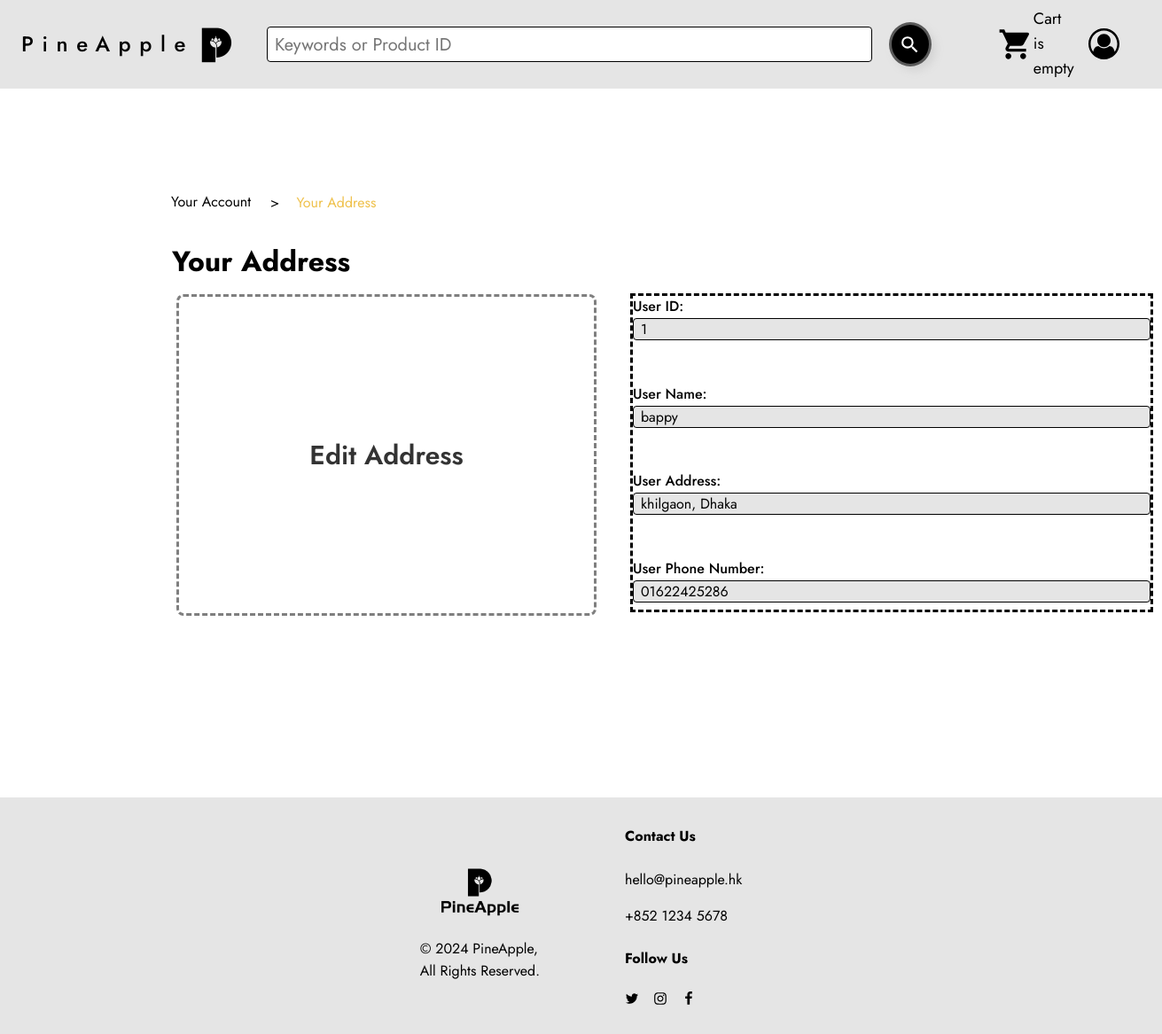
/my-address.php (signed in), run on the app's committed database.
### tables this page shows
CREATE TABLE IF NOT EXISTS `tbl_customer` (
  `id` int NOT NULL AUTO_INCREMENT,
  `name` varchar(255) NOT NULL,
  `address` text NOT NULL,
  `city` varchar(30) NOT NULL,
  `country` varchar(30) NOT NULL,
  `zip` varchar(30) NOT NULL,
  `phone` varchar(30) NOT NULL,
  `email` varchar(255) NOT NULL,
  `pass` varchar(32) NOT NULL,
  PRIMARY KEY (`id`)
);

### classess/Customer.php (called while the page is built, shortened)
<?php
$filepath = realpath(dirname(__FILE__));
include_once ($filepath.'/../lib/Database.php');
?>
<?php
class Customer{
	private $db;
	public function __construct()
	{
		$this->db = new Database();
	}
	public function getCustomerData($id){
		$query = "SELECT * FROM tbl_customer WHERE id = '$id'";
		$result = $this->db->select($query);
		return $result;
	}
}
?>

### lib/Database.php (called while the page is built, shortened)
<?php
Class Database{
 public $host   = DB_HOST;
 public $user   = DB_USER;
 public $pass   = DB_PASS;
 public $dbname = DB_NAME;
 public $link;
private function connectDB(){
 $this->link = new mysqli($this->host, $this->user, $this->pass,
  $this->dbname);
 }
public function select($query){
  $result = $this->link->query($query) or
   die($this->link->error.__LINE__);
  if($result->num_rows > 0){
    return $result;
  } else {
    return false;
  }
 }
}

### lib/Session.php (called while the page is built, shortened)
<?php
class Session{
 public static function get($key){
  if (isset($_SESSION[$key])) {
   return $_SESSION[$key];
  } else {
   return false;
  }
 }
}
?>

### my-address.php (the view, shortened to what this page needs)
<?php include 'inc/header.php'; ?>
      <div>
        <link href="./my-address.css" rel="stylesheet" /><div
        class="my-address-container"
        ><span class="my-address-text05"
          ><span>&gt;&nbsp; &nbsp; </span
          ><span class="my-address-text07">Your Address</span></span
        ><a href="personal-info.php" class="my-address-navlink3"
          >Your Account </a
        ><h1 class="my-address-text08">Your Address</h1
        ><a href="change-address1.php" class="my-address-navlink4 button"
          >Edit Address</a
        >
        <?php
    		    $id = Session::get("cmrId");
    		    $getdata = $cmr->getCustomerData($id);
    		    if ($getdata) {
    			    while ($result = $getdata->fetch_assoc()) {
    		 ?>
          <form action="" method="post">
            <div class="my-address-container03"
          ><div class="my-address-container04"
            ><div class="my-address-container05"
              ><div class="my-address-container06"
                ><span class="my-address-text09">User ID:&nbsp;</span></div
              ><div class="my-address-container07"
                ><input
                  name="id"
                  type="text"
                  disabled="true"
                  placeholder="1155173835"
                  value="<?php echo $result['id'];?>"
                  class="my-address-textinput1 input" /></div></div
            ><div class="my-address-container08"
              ><div class="my-address-container09"
                ><span class="my-address-text10">User Name:&nbsp;</span></div
              ><div class="my-address-container10"
                ><input
                  name="name"
                  type="text"
                  disabled="true"
                  value="<?php echo $result['name'];?>"
                  class="my-address-textinput2 input" /></div></div
            ><div class="my-address-container11"
              ><div class="my-address-container12"
                ><span class="my-address-text11">User Address:&nbsp;</span></div
              ><div class="my-address-container13"
                ><input
                  name="address"
                  type="text"
                  disabled="true"
                  value="<?php echo $result['address'];?>"
                  class="my-address-textinput3 input" /></div></div
            ><div class="my-address-container14"
              ><div class="my-address-container15"
                ><span class="my-address-text12"
                  >User Phone Number:&nbsp;</span
                ></div
              ><div class="my-address-container16"
                ><input
                  name="phone"
                  type="text"
                  disabled="true"
                  value="<?php echo $result['phone'];?>"
                  class="my-address-textinput4 input" /></div></div></div></div>
                  <?php }} ?>
                  </div
    ></div>
<?php include 'inc/footer.php'; ?>

### style.css (style rules this page uses)
:root { --dl-color-gray-500: #595959; --dl-color-gray-700: #999999; --dl-color-gray-900: #D9D9D9; --dl-color-gray-950: #e5e5e5ff; --dl-size-size-large: 144px; --dl-size-size-small: 48px; --dl-color-gray-black: #000000; --dl-color-gray-white: #FFFFFF; --dl-size-size-medium: 96px; --dl-size-size-xlarge: 192px; --dl-size-size-xsmall: 16px; --dl-space-space-unit: 16px; --dl-size-size-xxlarge: 288px; --dl-color-gray-black50: #00000080; --dl-color-gray-black60: #00000099; --dl-color-gray-black80: #000000cc; --dl-color-pallet-green: #dfe7ddff; --dl-size-size-maxwidth: 1328px; --dl-color-pallet-yellow: #efc14cff; --dl-radius-radius-round: 50%; --dl-color-pallet-warning: #c92323ff; --dl-space-space-halfunit: 8px; --dl-space-space-sixunits: 96px; --dl-space-space-twounits: 32px; --dl-radius-radius-radius2: 2px; --dl-radius-radius-radius4: 4px; --dl-radius-radius-radius8: 8px; --dl-space-space-fiveunits: 80px; --dl-space-space-fourunits: 64px; --dl-space-space-threeunits: 48px; --dl-space-space-oneandhalfunits: 24px; }
.button { color: var(--dl-color-gray-black80); cursor: pointer; display: flex; padding: 0.5rem 1rem; position: relative; box-sizing: border-box; font-style: normal; transition: 0.3s; align-items: flex-start; flex-shrink: 1; font-weight: 500; line-height: 14px; padding-top: 12px; border-color: var(--dl-color-gray-black50); border-style: solid; border-width: 1px; padding-left: 24px; border-radius: 0px; padding-right: 24px; padding-bottom: 12px; text-decoration: none; }
.input { color: var(--dl-color-gray-white); cursor: auto; outline: none; padding: 0.5rem 1rem; background-color: var(--dl-color-pallet-green); }

### inc/header.php (style rules this page uses)
html { line-height: 1.15; }
body { margin: 0; }
* { box-sizing: border-box; border-width: 0; border-style: solid; }
p,li,ul,pre,div,h1,h2,h3,h4,h5,h6,figure,blockquote,figcaption { margin: 0; padding: 0; }
button,input,optgroup,select,textarea { font-family: inherit; font-size: 100%; line-height: 1.15; margin: 0; }
a { color: inherit; text-decoration: inherit; }
input { padding: 2px 4px; }
html { scroll-behavior: smooth }
html { font-family: Jost; font-size: 16px; }
body { font-weight: 400; font-style:normal; text-decoration: none; text-transform: none; letter-spacing: 0.02; line-height: 1.55; color: var(--dl-color-gray-black); background-color: var(--dl-color-gray-white); }

### data on the page
tbl_customer: id "1", name "bappy", address "khilgaon, Dhaka", phone "01622425286"
